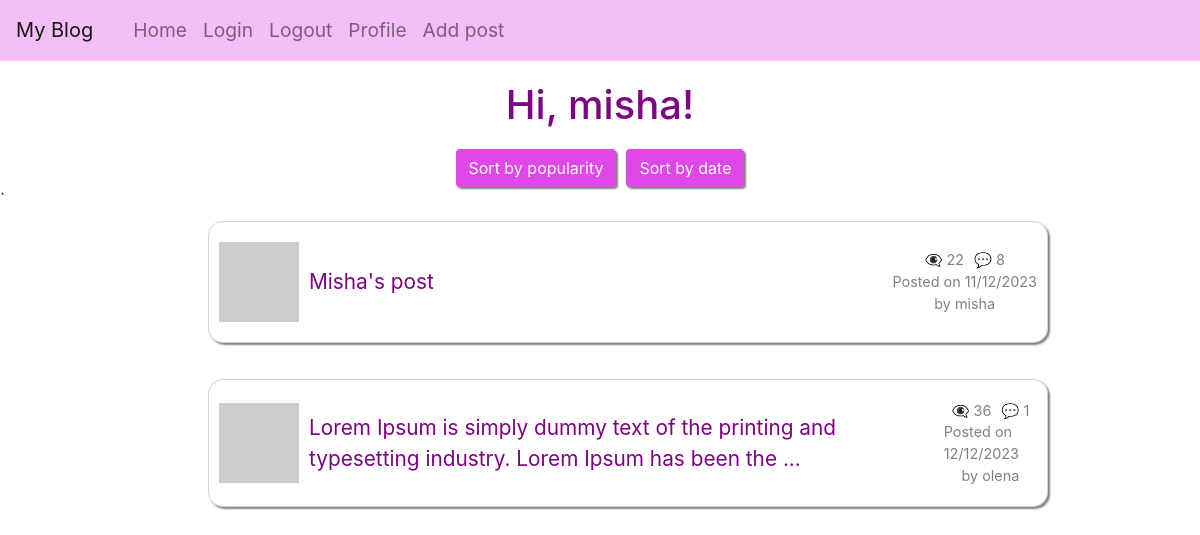
Page /home (signed in) on the earlier database version.
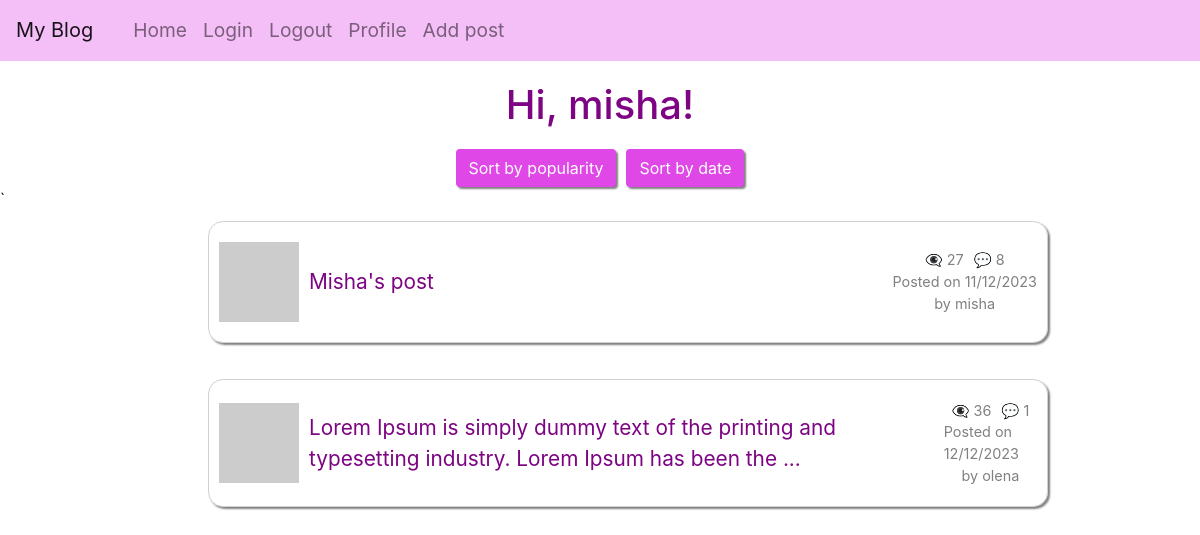
Same page on the later database version.
### app/models/models.py (models this page shows, shortened)
class User(UserMixin, db.Model):
    __tablename__ = "user"
    id = db.Column(db.Integer, primary_key=True)
    username = db.Column(String(64), unique=True, nullable=False)
    email = db.Column(db.String(120), unique=True, nullable=False)
    isAdmin = db.Column(db.Boolean, nullable=False)
    password_hash = db.Column(String(256))
    profile_image = db.Column(String(256))
    info = db.Column(String(256))
    posts = db.relationship('Post', back_populates='user', cascade='all, delete-orphan')
    comments = db.relationship('Comment', back_populates='user', cascade='all, delete-orphan')
    @login.user_loader
    def load_user(id):
        return db.session.get(User, int(id))
    def get_avatar(self, size):
        digest = md5(self.email.lower().encode('utf-8')).hexdigest()
        self.profile_image = f'https://www.gravatar.com/avatar/{digest}?d=identicon&s={size}'
        return self.profile_image

class Post(db.Model):
    __tablename__ = "post"
    id = db.Column(db.Integer, primary_key=True)
    body = db.Column(String(2500))
    timestamp = db.Column(DateTime, default=func.now())
    user_id = db.Column(db.Integer, db.ForeignKey('user.id'), nullable=False)
    user = db.relationship('User', back_populates='posts')
    comments = db.relationship('Comment', back_populates='post', cascade='all, delete-orphan')
    views = db.Column(db.Integer, server_default=str(0))
    def get_comments_length(self):
        commments = Comment.query.filter_by(post_id=self.id).all()
        return len(commments)

### app/routes/routes.py (the view)
@app.route('/')
@app.route('/home')
@login_required
def index():
    posts = Post.query.all()
    return render_template("index.html", title='Home Page', posts=posts)

### app/templates/index.html
{% extends "base.html" %} {% block content %} {% if current_user.isAdmin %}
<div class="admin-view-link"><a href="/admin">Admin view</a></div>
<div class="extra">
    <h1 class="greeting">Hi, {{current_user.username }}!</h1>
</div>
{% else %}
<h1 class="greeting">Hi, {{current_user.username }}!</h1>
{% endif %}
<div class="sort-buttons">
    <a
        class="btn btn-default"
        href="{{ url_for('sort', sort_by='popularity') }}"
        >Sort by popularity</a
    >
    <a class="btn btn-default" href="{{ url_for('sort', sort_by='date') }}"
        >Sort by date</a
    >
</div>
{% if posts %} `{% for post in posts %}
<div class="posts">
    <ul>
        <a href="{{url_for('post', id=post.id)}}" class="post-link">
            <li class="post">
                <div class="avatar-comment">
                    <img src="{{ post.user.get_avatar(20) }}" />
                    {% if post.body|length > 100 %} {{ post.body[0:100] }} ...
                    {%else %} {{ post.body }} {% endif %}
                </div>
                <div class="comments-date">
                    <div class="comments-views">
                        {% if not post.views%}
                        <p>👁️‍🗨️ 0</p>
                        {% else %}
                        <p>👁️‍🗨️ {{post.views}}</p>
                        {% endif %}
                        <p>💬 {{post.get_comments_length()}}</p>
                    </div>
                    <p>Posted on {{post.timestamp.strftime('%d/%m/%Y')}}</p>
                    <p>by {{post.user.username}}</p>
                </div>
            </li></a
        >
    </ul>
</div>
{% endfor %} {% else %}
<h4>Be the first to create a post</h4>
{% endif %} {% endblock %}

### app/templates/base.html (shortened to what this page needs)
<html>
    <head>
        <link
            rel="stylesheet"
            href="https://maxcdn.bootstrapcdn.com/bootstrap/4.0.0-beta.3/css/bootstrap.min.css"
        />
        <link rel="stylesheet" href="../static/style.css" />
    </head>
    <body>
        <nav class="navbar navbar-expand-lg navbar-light">
            <a class="navbar-brand" href="{{url_for('index')}}">My Blog</a>
            <div class="collapse navbar-collapse" id="navbarSupportedContent">
                <ul class="navbar-nav mr-auto">
                    <li class="nav-item">
                        <a class="nav-link" href="{{url_for('index')}}">Home</a>
                    </li>
                    <li class="nav-item">
                        <a class="nav-link" href="{{url_for('login')}}"
                            >Login</a
                        >
                    </li>
                    <li class="nav-item">
                        <a class="nav-link" href="{{url_for('logout')}}"
                            >Logout</a
                        >
                    </li>
                    <li class="nav-item">
                        <a
                            class="nav-link"
                            href="{{url_for('user', username=current_user.username)}}"
                            >Profile</a
                        >
                    </li>
                    <li class="nav-item">
                        <a
                            class="nav-link"
                            href="{{url_for('user', username=current_user.username)}}"
                            >Add post</a
                        >
                    </li>
                </ul>
            </div>
        </nav>
         {% block content %}{% endblock %}
    </body>
</html>

### app/static/style.css (style rules this page uses)
* { margin: 0; box-sizing: border-box; }
html { scroll-behavior: smooth; }
a { cursor: pointer; text-decoration: none; color: rgb(223, 71, 231); }
button, .btn { cursor: pointer; }
.btn { float: right; background: rgb(223, 71, 231); color: white; box-shadow: 2px 2px 2px grey; }
ul { list-style-type: none; margin-left: 1rem; font-size: larger; }
.navbar { background: rgba(223, 71, 231, 0.35); }
.greeting { text-align: center; color: rgb(125, 4, 131); margin: 20px 0; }
.posts { display: flex; flex-direction: column; align-items: center; }
.post { margin: 10px; border: 1px solid rgba(128, 128, 128, 0.364); border-radius: 15px; padding: 20px 10px; box-shadow: 2px 2px 2px grey; width: 70vw; display: flex; flex-direction: row; justify-content: space-between; align-items: center; gap: 20px; }
.comments-date { display: flex; flex-direction: column; font-size: 0.9rem; align-items: center; color: grey; margin: 0; }
.comments-views { display: flex; flex-direction: row; font-size: 0.9rem; justify-content: center; gap: 10px; }
.avatar-comment { display: flex; gap: 10px; align-items: center; color: rgb(125, 4, 131); }
.comments-date p { display: flex; flex-direction: column; align-items: flex-end; margin: 0px; }
a .post { color: rgb(125, 4, 131); font-size: 1.3rem; }
.sort-buttons { display: flex; justify-content: center; align-items: center; gap: 10px; }

Differences in the rows shown:
changed Post "Misha's post": views "22" → "27"
